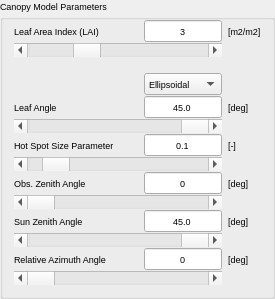
        <widget class="QgsCollapsibleGroupBox" name="CanopyMP_Box">
         <property name="enabled">
          <bool>true</bool>
         </property>
         <property name="sizePolicy">
          <sizepolicy hsizetype="Fixed" vsizetype="Fixed">
           <horstretch>0</horstretch>
           <verstretch>0</verstretch>
          </sizepolicy>
         </property>
         <property name="minimumSize">
          <size>
           <width>275</width>
           <height>0</height>
          </size>
         </property>
         <property name="maximumSize">
          <size>
           <width>275</width>
           <height>16777215</height>
          </size>
         </property>
         <property name="font">
          <font>
           <pointsize>7</pointsize>
          </font>
         </property>
         <property name="title">
          <string>Canopy Model Parameters</string>
         </property>
         <property name="flat">
          <bool>true</bool>
         </property>
         <property name="collapsed">
          <bool>false</bool>
         </property>
         <property name="saveCheckedState">
          <bool>true</bool>
         </property>
         <layout class="QGridLayout" name="gridLayout_4">
          <property name="topMargin">
           <number>3</number>
          </property>
          <property name="horizontalSpacing">
           <number>6</number>
          </property>
          <property name="verticalSpacing">
           <number>1</number>
          </property>
          <item row="13" column="0">
           <widget class="QLabel" name="rAA_Text">
            <property name="sizePolicy">
             <sizepolicy hsizetype="Minimum" vsizetype="Preferred">
              <horstretch>0</horstretch>
              <verstretch>0</verstretch>
             </sizepolicy>
            </property>
            <property name="minimumSize">
             <size>
              <width>125</width>
              <height>0</height>
             </size>
            </property>
            <property name="maximumSize">
             <size>
              <width>16777215</width>
              <height>20</height>
             </size>
            </property>
            <property name="text">
             <string>Relative Azimuth Angle</string>
            </property>
           </widget>
          </item>
          <item row="9" column="3">
           <widget class="QLabel" name="label_11">
            <property name="text">
             <string>[deg]</string>
            </property>
           </widget>
          </item>
          <item row="13" column="3">
           <widget class="QLabel" name="label_13">
            <property name="text">
             <string>[deg]</string>
            </property>
           </widget>
          </item>
          <item row="1" column="0" colspan="3">
           <widget class="QScrollBar" name="LAI_Slide">
            <property name="minimum">
             <number>100</number>
            </property>
            <property name="maximum">
             <number>100000</number>
            </property>
            <property name="singleStep">
             <number>100</number>
            </property>
            <property name="sliderPosition">
             <number>30000</number>
            </property>
            <property name="orientation">
             <enum>Qt::Horizontal</enum>
            </property>
           </widget>
          </item>
          <item row="11" column="2">
           <widget class="QLineEdit" name="SZA_lineEdit">
            <property name="sizePolicy">
             <sizepolicy hsizetype="Expanding" vsizetype="Minimum">
              <horstretch>0</horstretch>
              <verstretch>0</verstretch>
             </sizepolicy>
            </property>
            <property name="minimumSize">
             <size>
              <width>0</width>
              <height>0</height>
             </size>
            </property>
            <property name="inputMethodHints">
             <set>Qt::ImhDigitsOnly</set>
            </property>
            <property name="text">
             <string>45.0</string>
            </property>
            <property name="frame">
             <bool>true</bool>
            </property>
            <property name="alignment">
             <set>Qt::AlignCenter</set>
            </property>
           </widget>
          </item>
          <item row="5" column="3">
           <widget class="QLabel" name="label_9">
            <property name="text">
             <string>[deg]</string>
            </property>
           </widget>
          </item>
          <item row="7" column="3">
           <widget class="QLabel" name="label_10">
            <property name="text">
             <string>[-]</string>
            </property>
           </widget>
          </item>
          <item row="11" column="3">
           <widget class="QLabel" name="label_12">
            <property name="text">
             <string>[deg]</string>
            </property>
           </widget>
          </item>
          <item row="9" column="2">
           <widget class="QLineEdit" name="OZA_lineEdit">
            <property name="text">
             <string>0</string>
            </property>
            <property name="alignment">
             <set>Qt::AlignCenter</set>
            </property>
           </widget>
          </item>
          <item row="8" column="0" colspan="3">
           <widget class="QScrollBar" name="hspot_Slide">
            <property name="maximum">
             <number>10000</number>
            </property>
            <property name="singleStep">
             <number>100</number>
            </property>
            <property name="pageStep">
             <number>100</number>
            </property>
            <property name="value">
             <number>1000</number>
            </property>
            <property name="sliderPosition">
             <number>1000</number>
            </property>
            <property name="orientation">
             <enum>Qt::Horizontal</enum>
            </property>
           </widget>
          </item>
          <item row="14" column="0" colspan="3">
           <widget class="QScrollBar" name="rAA_Slide">
            <property name="maximum">
             <number>1800000</number>
            </property>
            <property name="singleStep">
             <number>10000</number>
            </property>
            <property name="pageStep">
             <number>10000</number>
            </property>
            <property name="orientation">
             <enum>Qt::Horizontal</enum>
            </property>
           </widget>
          </item>
          <item row="6" column="0" colspan="3">
           <widget class="QScrollBar" name="LIDFB_Slide">
            <property name="maximum">
             <number>900000</number>
            </property>
            <property name="singleStep">
             <number>10000</number>
            </property>
            <property name="pageStep">
             <number>10000</number>
            </property>
            <property name="sliderPosition">
             <number>450000</number>
            </property>
            <property name="orientation">
             <enum>Qt::Horizontal</enum>
            </property>
           </widget>
          </item>
          <item row="0" column="3">
           <widget class="QLabel" name="lblLAI">
            <property name="text">
             <string>[m2/m2]</string>
            </property>
           </widget>
          </item>
          <item row="11" column="0">
           <widget class="QLabel" name="SZA_Text">
            <property name="sizePolicy">
             <sizepolicy hsizetype="Minimum" vsizetype="Preferred">
              <horstretch>0</horstretch>
              <verstretch>0</verstretch>
             </sizepolicy>
            </property>
            <property name="minimumSize">
             <size>
              <width>125</width>
              <height>0</height>
             </size>
            </property>
            <property name="maximumSize">
             <size>
              <width>16777215</width>
              <height>20</height>
             </size>
            </property>
            <property name="text">
             <string>Sun Zenith Angle</string>
            </property>
           </widget>
          </item>
          <item row="9" column="0">
           <widget class="QLabel" name="OZA_Text">
            <property name="sizePolicy">
             <sizepolicy hsizetype="Minimum" vsizetype="Preferred">
              <horstretch>0</horstretch>
              <verstretch>0</verstretch>
             </sizepolicy>
            </property>
            <property name="minimumSize">
             <size>
              <width>125</width>
              <height>0</height>
             </size>
            </property>
            <property name="maximumSize">
             <size>
              <width>16777215</width>
              <height>20</height>
             </size>
            </property>
            <property name="text">
             <string>Obs. Zenith Angle</string>
            </property>
           </widget>
          </item>
          <item row="0" column="0">
           <widget class="QLabel" name="LAI_Text">
            <property name="sizePolicy">
             <sizepolicy hsizetype="Minimum" vsizetype="Preferred">
              <horstretch>0</horstretch>
              <verstretch>0</verstretch>
             </sizepolicy>
            </property>
            <property name="minimumSize">
             <size>
              <width>125</width>
              <height>0</height>
             </size>
            </property>
            <property name="maximumSize">
             <size>
              <width>16777215</width>
              <height>20</height>
             </size>
            </property>
            <property name="text">
             <string>Leaf Area Index (LAI)</string>
            </property>
           </widget>
          </item>
          <item row="12" column="0" colspan="3">
           <widget class="QScrollBar" name="SZA_Slide">
            <property name="maximum">
             <number>890000</number>
            </property>
            <property name="singleStep">
             <number>10000</number>
            </property>
            <property name="pageStep">
             <number>10000</number>
            </property>
            <property name="sliderPosition">
             <number>450000</number>
            </property>
            <property name="orientation">
             <enum>Qt::Horizontal</enum>
            </property>
           </widget>
          </item>
          <item row="10" column="0" colspan="3">
           <widget class="QScrollBar" name="OZA_Slide">
            <property name="maximum">
             <number>890000</number>
            </property>
            <property name="singleStep">
             <number>10000</number>
            </property>
            <property name="orientation">
             <enum>Qt::Horizontal</enum>
            </property>
           </widget>
          </item>
          <item row="13" column="2">
           <widget class="QLineEdit" name="rAA_lineEdit">
            <property name="sizePolicy">
             <sizepolicy hsizetype="Expanding" vsizetype="Minimum">
              <horstretch>0</horstretch>
              <verstretch>0</verstretch>
             </sizepolicy>
            </property>
            <property name="minimumSize">
             <size>
              <width>0</width>
              <height>0</height>
             </size>
            </property>
            <property name="inputMethodHints">
             <set>Qt::ImhDigitsOnly</set>
            </property>
            <property name="text">
             <string>0</string>
            </property>
            <property name="frame">
             <bool>true</bool>
            </property>
            <property name="alignment">
             <set>Qt::AlignCenter</set>
            </property>
           </widget>
          </item>
          <item row="7" column="0">
           <widget class="QLabel" name="hspot_Text">
            <property name="sizePolicy">
             <sizepolicy hsizetype="Minimum" vsizetype="Preferred">
              <horstretch>0</horstretch>
              <verstretch>0</verstretch>
             </sizepolicy>
            </property>
            <property name="minimumSize">
             <size>
              <width>125</width>
              <height>0</height>
             </size>
            </property>
            <property name="maximumSize">
             <size>
              <width>16777215</width>
              <height>20</height>
             </size>
            </property>
            <property name="text">
             <string>Hot Spot Size Parameter</string>
            </property>
           </widget>
          </item>
          <item row="5" column="2">
           <widget class="QLineEdit" name="LIDFB_lineEdit">
            <property name="sizePolicy">
             <sizepolicy hsizetype="Expanding" vsizetype="Minimum">
              <horstretch>0</horstretch>
              <verstretch>0</verstretch>
             </sizepolicy>
            </property>
            <property name="minimumSize">
             <size>
              <width>0</width>
              <height>0</height>
             </size>
            </property>
            <property name="inputMethodHints">
             <set>Qt::ImhDigitsOnly</set>
            </property>
            <property name="text">
             <string>45.0</string>
            </property>
            <property name="frame">
             <bool>true</bool>
            </property>
            <property name="alignment">
             <set>Qt::AlignCenter</set>
            </property>
           </widget>
          </item>
          <item row="5" column="1">
           <spacer name="horizontalSpacer_3">
            <property name="orientation">
             <enum>Qt::Horizontal</enum>
            </property>
            <property name="sizeHint" stdset="0">
             <size>
              <width>40</width>
              <height>20</height>
             </size>
            </property>
           </spacer>
          </item>
          <item row="4" column="2">
           <widget class="QComboBox" name="LIDF_combobox">
            <property name="currentIndex">
             <number>0</number>
            </property>
            <property name="maxVisibleItems">
             <number>7</number>
            </property>
            <item>
             <property name="text">
              <string>Ellipsoidal</string>
             </property>
            </item>
            <item>
             <property name="text">
              <string>Beta: planophile</string>
             </property>
            </item>
            <item>
             <property name="text">
              <string>Beta: erectophile</string>
             </property>
            </item>
            <item>
             <property name="text">
              <string>Beta: plagiophile</string>
             </property>
            </item>
            <item>
             <property name="text">
              <string>Beta: extremophile</string>
             </property>
            </item>
            <item>
             <property name="text">
              <string>Beta: spherical</string>
             </property>
            </item>
            <item>
             <property name="text">
              <string>Beta: uniform</string>
             </property>
            </item>
           </widget>
          </item>
          <item row="2" column="2">
           <spacer name="verticalSpacer_2">
            <property name="orientation">
             <enum>Qt::Vertical</enum>
            </property>
            <property name="sizeType">
             <enum>QSizePolicy::Minimum</enum>
            </property>
            <property name="sizeHint" stdset="0">
             <size>
              <width>20</width>
              <height>15</height>
             </size>
            </property>
           </spacer>
          </item>
          <item row="5" column="0">
           <widget class="QLabel" name="LIDFB_Text">
            <property name="sizePolicy">
             <sizepolicy hsizetype="Minimum" vsizetype="Preferred">
              <horstretch>0</horstretch>
              <verstretch>0</verstretch>
             </sizepolicy>
            </property>
            <property name="minimumSize">
             <size>
              <width>125</width>
              <height>0</height>
             </size>
            </property>
            <property name="maximumSize">
             <size>
              <width>16777215</width>
              <height>20</height>
             </size>
            </property>
            <property name="text">
             <string>Leaf Angle</string>
            </property>
           </widget>
          </item>
          <item row="0" column="2">
           <widget class="QLineEdit" name="LAI_lineEdit">
            <property name="sizePolicy">
             <sizepolicy hsizetype="Expanding" vsizetype="Minimum">
              <horstretch>0</horstretch>
              <verstretch>0</verstretch>
             </sizepolicy>
            </property>
            <property name="minimumSize">
             <size>
              <width>0</width>
              <height>0</height>
             </size>
            </property>
            <property name="inputMethodHints">
             <set>Qt::ImhDigitsOnly</set>
            </property>
            <property name="text">
             <string>3</string>
            </property>
            <property name="frame">
             <bool>true</bool>
            </property>
            <property name="alignment">
             <set>Qt::AlignCenter</set>
            </property>
           </widget>
          </item>
          <item row="7" column="2">
           <widget class="QLineEdit" name="hspot_lineEdit">
            <property name="sizePolicy">
             <sizepolicy hsizetype="Expanding" vsizetype="Minimum">
              <horstretch>0</horstretch>
              <verstretch>0</verstretch>
             </sizepolicy>
            </property>
            <property name="minimumSize">
             <size>
              <width>0</width>
              <height>0</height>
             </size>
            </property>
            <property name="inputMethodHints">
             <set>Qt::ImhDigitsOnly</set>
            </property>
            <property name="text">
             <string>0.1</string>
            </property>
            <property name="frame">
             <bool>true</bool>
            </property>
            <property name="alignment">
             <set>Qt::AlignCenter</set>
            </property>
           </widget>
          </item>
          <item row="0" column="1">
           <spacer name="horizontalSpacer_4">
            <property name="orientation">
             <enum>Qt::Horizontal</enum>
            </property>
            <property name="sizeType">
             <enum>QSizePolicy::Fixed</enum>
            </property>
            <property name="sizeHint" stdset="0">
             <size>
              <width>40</width>
              <height>20</height>
             </size>
            </property>
           </spacer>
          </item>
         </layout>
        </widget>
